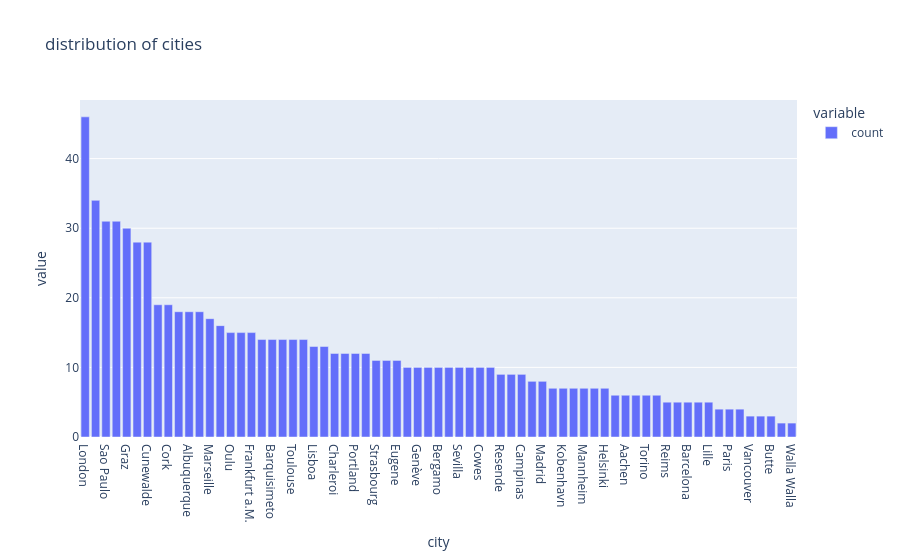

Notebook cell for this chart:
### Markdown cell above
## 💡 What Does a Typical Order Look Like?

Most orders fall between modest amounts, but the distribution is **right-skewed** — 
a small number of very large orders pull the mean above the median. 
The red line (mean) sits noticeably higher than the green (median), 
signaling that a few big spenders significantly inflate the average.

> *High-value outliers exist — and they matter for revenue.*

### Code cell
px.bar(orders['city'].value_counts(), title="distribution of cities")

### Figure 1 — Plotly figure (JSON) as saved in the notebook; plotly's stock layout.template omitted (floating-point values rounded to 4 significant figures)
{"data": [{"hovertemplate": "variable=count<br>city=%{x}<br>value=%{y}<extra></extra>", "legendgroup": "count", "marker": {"color": "#636efa", "pattern": {"shape": ""}}, "name": "count", "orientation": "v", "showlegend": true, "textposition": "auto", "type": "bar", "x": ["London", "Rio de Janeiro", "Sao Paulo", "Boise", "Graz", "México D.F.", "Cunewalde", "Br?cke", "Cork", "San Crist?bal", "Albuquerque", "Lule?", "Marseille", "Buenos Aires", "Oulu", "München", "Frankfurt a.M.", "Seattle", "Barquisimeto", "Brandenburg", "Toulouse", "Tsawassen", "Lisboa", "Montréal", "Charleroi", "Reggio Emilia", "Portland", "I. de Margarita", "Strasbourg", "?rhus", "Eugene", "Lyon", "Genève", "K?ln", "Bergamo", "Stuttgart", "Sevilla", "Anchorage", "Cowes", "Salzburg", "Resende", "Lander", "Campinas", "Bern", "Madrid", "Nantes", "Kobenhavn", "Warszawa", "Mannheim", "Bruxelles", "Helsinki", "Münster", "Aachen", "Stavern", "Torino", "Berlin", "Reims", "Leipzig", "Barcelona", "Elgin", "Lille", "San Francisco", "Paris", "Versailles", "Vancouver", "Kirkland", "Butte", "Caracas", "Walla Walla"], "xaxis": "x", "y": [46, 34, 31, 31, 30, 28, 28, 19, 19, 18, 18, 18, 17, 16, 15, 15, 15, 14, 14, 14, 14, 14, 13, 13, 12, 12, 12, 12, 11, 11, 11, 10, 10, 10, 10, 10, 10, 10, 10, 10, 9, 9, 9, 8, 8, 7, 7, 7, 7, 7, 7, 6, 6, 6, 6, 6, 5, 5, 5, 5, 5, 4, 4, 4, 3, 3, 3, 2, 2], "yaxis": "y"}], "layout": {"barmode": "relative", "legend": {"title": {"text": "variable"}, "tracegroupgap": 0}, "title": {"text": "distribution of cities"}, "xaxis": {"anchor": "y", "domain": [0, 1], "title": {"text": "city"}}, "yaxis": {"anchor": "x", "domain": [0, 1], "title": {"text": "value"}}}}
